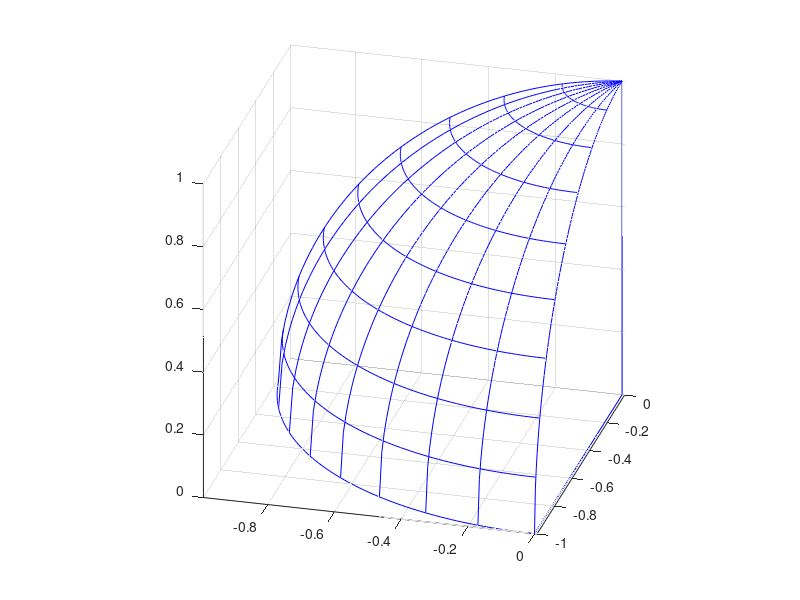

The MATLAB script that drew this image:
function ueb_raumwinkel
% Darstellung des Raumwinkels mit Hilfe eine Einheitskugel
%
%------------------------------------------------
% (c) Eberhard Gamm (www.ibega.de),
%     LIKE (www.like.e-technik.uni-erlangen.de),
%     2013
%------------------------------------------------

close all;

x = -1:0.01:0;
z = sqrt( 1 - x.^2 );

figure(1);
plot3([0 0],[0 -1],[0 0],'b-');
hold on;
plot3([0 0],[0 0],[0 1],'b-');
for phi = 10:10:90
    c = x .* exp( j * pi * phi / 180 );
    x1 = real( c );
    y1 = imag( c );
    plot3(x1,y1,z,'b-');
end
for theta = 10:10:90
    r = sin( pi * theta / 180 );
    z = cos( pi * theta / 180 );
    c = r * exp( j * pi * (10:90) / 180 );
    x1 = real( c );
    y1 = imag( c );
    plot3(-x1,-y1,z*ones(1,length(x1)),'b-');
end
hold off;
axis equal;
set(gca,'CameraPosition',[2 -10 5]);
grid on;
